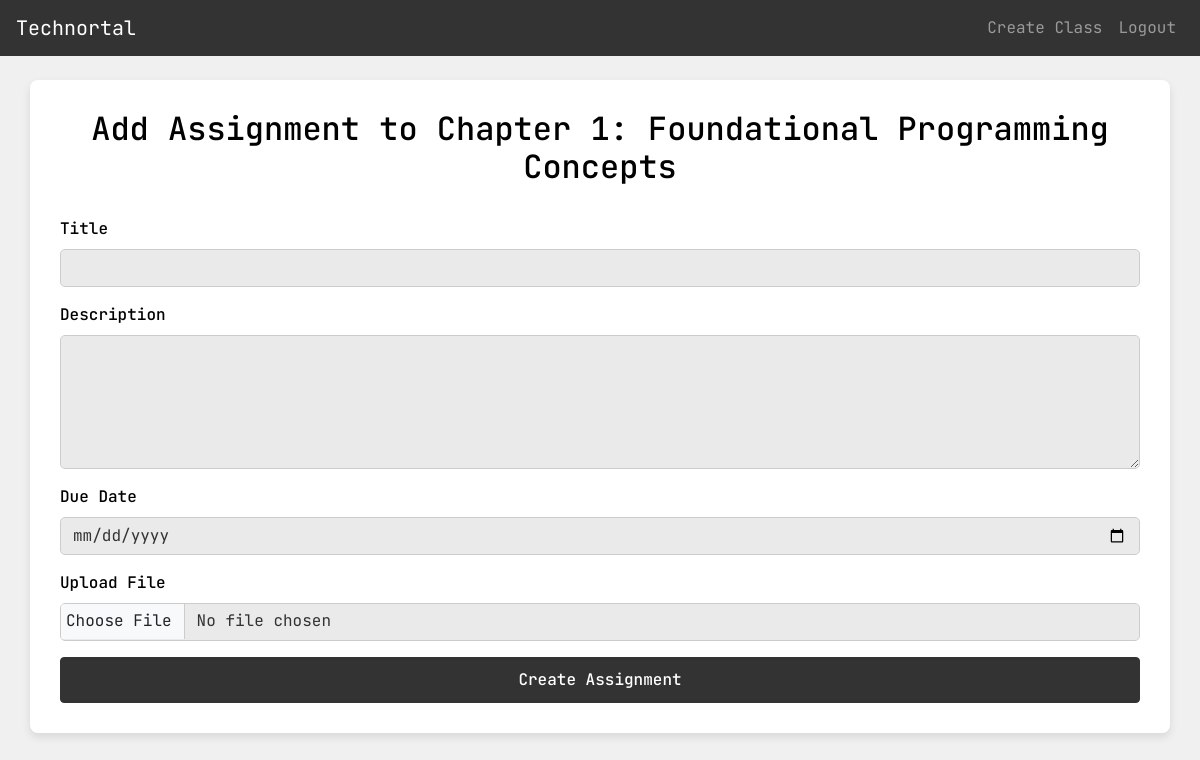
/classrooms/4/chapter/7/add-assignment (signed in), run on an earlier commit of the app's database.
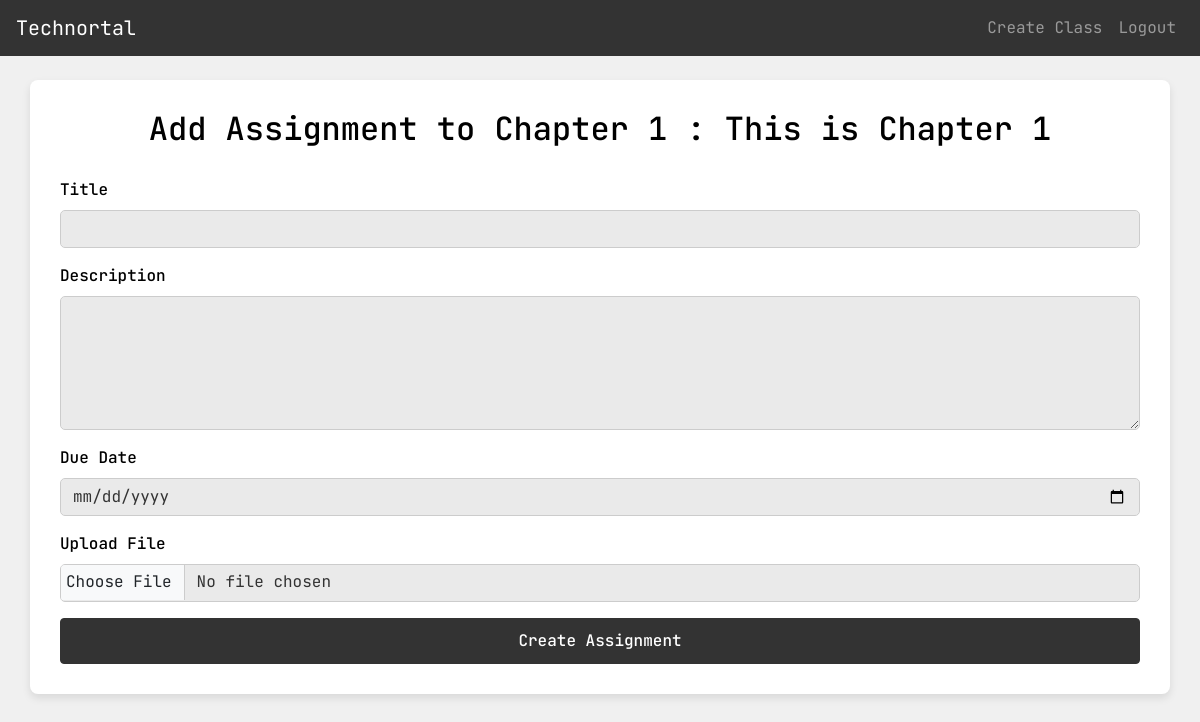
And on a later commit of the database.
### app/models.py (models this page shows)
class Chapter(db.Model):
    id = db.Column(db.Integer, primary_key=True)
    title = db.Column(db.String(100), nullable=False)
    description = db.Column(db.Text, nullable=True)
    classroom_id = db.Column(db.Integer, db.ForeignKey('classroom.id', ondelete='CASCADE'), nullable=False)
    created_at = db.Column(db.DateTime, default=datetime.utcnow)
    assignments = db.relationship('Assignment', back_populates='chapter', cascade='all, delete-orphan')
    materials = db.relationship('Material', backref='chapter', lazy=True, cascade='all, delete-orphan')

### app/routes/classroom.py (the view, shortened to what this page needs)
@classroom.route('/classrooms/<int:classroom_id>/chapter/<int:chapter_id>/add-assignment', methods=['GET', 'POST'])
@login_required
def add_assignment(classroom_id, chapter_id):
    form = AssignmentForm()
    chapter = Chapter.query.get_or_404(chapter_id)
    if current_user.role != 'teacher':
        flash('Only teachers can create assignments.', 'warning')
        return redirect(url_for('classroom.view_class', id=classroom_id))
    return render_template('create_assginment.html', form=form, chapter=chapter)

### app/forms.py
class AssignmentForm(FlaskForm):
    title = StringField('Title', validators=[DataRequired()])
    description = TextAreaField('Description', validators=[Optional()])
    due_date = DateField('Due Date', format='%Y-%m-%d', validators=[Optional()])
    file = FileField('Upload File', validators=[Optional()])
    submit = SubmitField('Create Assignment')

### app/__init__.py (called while the page is built)
@login_manager.user_loader
def load_user(user_id):
    return User.query.get(int(user_id))

### app/templates/create_assginment.html (shortened to what this page needs)
{% extends 'base.html' %}
{% block style_block %}
<link rel="stylesheet" href="{{url_for('static',filename='css/class_create.css')}}">
{% endblock %}
{% block content %}
<div class="container mt-4">
    <h2>Add Assignment to {{ chapter.title }}</h2>
    <form method="POST" enctype="multipart/form-data">
        <div class="form-group">
            {{ form.title.label(class="form-label") }}
            {{ form.title(class="form-control") }}
        </div>
        <div class="form-group">
            {{ form.description.label(class="form-label") }}
            {{ form.description(class="form-control", rows=5) }}
        </div>
        <div class="form-group">
            {{ form.due_date.label(class="form-label") }}
            <input type="date" name="{{ form.due_date.name }}" id="due_date" class="form-control">
        </div>
        <div class="form-group">
            {{ form.file.label(class="form-label") }}
            {{ form.file(class="form-control") }}
        </div>
        {{ form.submit(class="btn btn-primary") }}
    </form>
</div>
{% endblock %}

What changed in the data, as far as the page shows it:
changed Chapter: title "Chapter 1: Foundational Programming Concepts" → "Chapter 1 : This is Chapter 1"
